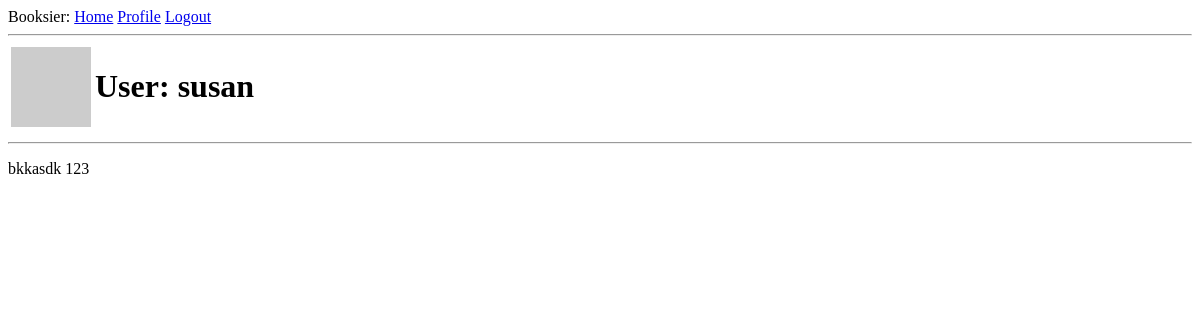
/user/susan (signed in), run on an earlier commit of the app's database.
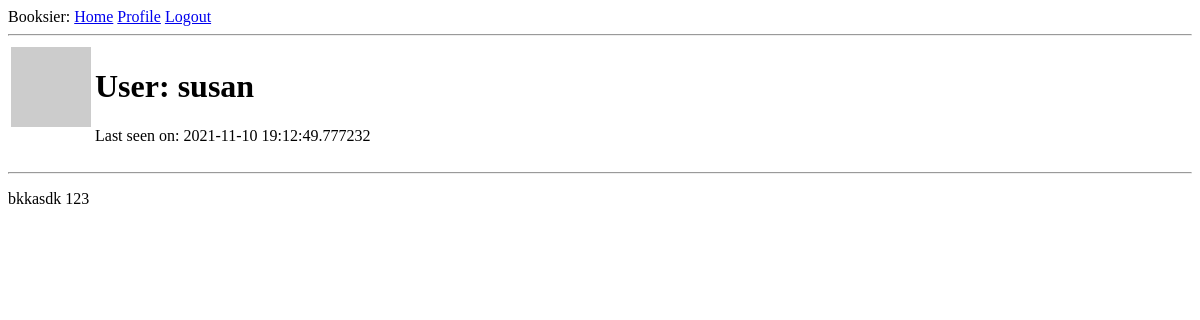
And on a later commit of the database.
### app/user.py (models this page shows, shortened)
class User(UserMixin, db.Model):
    __tablename__ = 'users'
    id = db.Column(db.Integer, primary_key=True)
    username = db.Column(db.String(64), index=True, unique=True)
    email = db.Column(db.String(120), index=True, unique=True)
    password_hash = db.Column(db.String(128))
    books = db.relationship(Book, backref='user', lazy='dynamic')
    about_me = db.Column(db.String(140))
    last_seen = db.Column(db.DateTime, default=datetime.utcnow)
    def avatar(self, size):
        digest = md5(self.email.lower().encode('utf-8')).hexdigest()
        return 'https://www.gravatar.com/avatar/{}?d=identicon&s={}'.format(
            digest, size)

### app/routes.py (the view)
@app.route('/user/<username>')
@login_required
def user(username: str):
    user = User.query.filter_by(username=username).first_or_404()
    books = Book.query.filter_by(user=user)
    return render_template('user.html', user=user, books=books)

### app/routes.py (called while the page is built)
@app.before_request
def before_request():
    if current_user.is_authenticated:
        current_user.last_seen = datetime.utcnow()
        db.session.commit()

### app/user.py (called while the page is built)
@login.user_loader
def load_user(id):
    return User.query.get(int(id))

### app/templates/user.html (shortened to what this page needs)
{% extends "base.html" %}
{% block content %}
    <table>
        <tr valign="top">
            <td><img src="{{ user.avatar(128) }}"></td>
            <td><h1>User: {{ user.username }}</h1>
                {% if user.last_seen %}<p>Last seen on: {{ user.last_seen }}</p>{% endif %}
            </td>
        </tr>
    </table>
    <hr>
    {% for book in books %}
        {% include '_book.html' %}
    {% endfor %}
{% endblock %}

What changed in the data, as far as the page shows it:
changed User "susan": last_seen (not shown) → "2021-11-10 19:12:49.777232"
Also different on the page:
text now shown: "Last seen on:"
